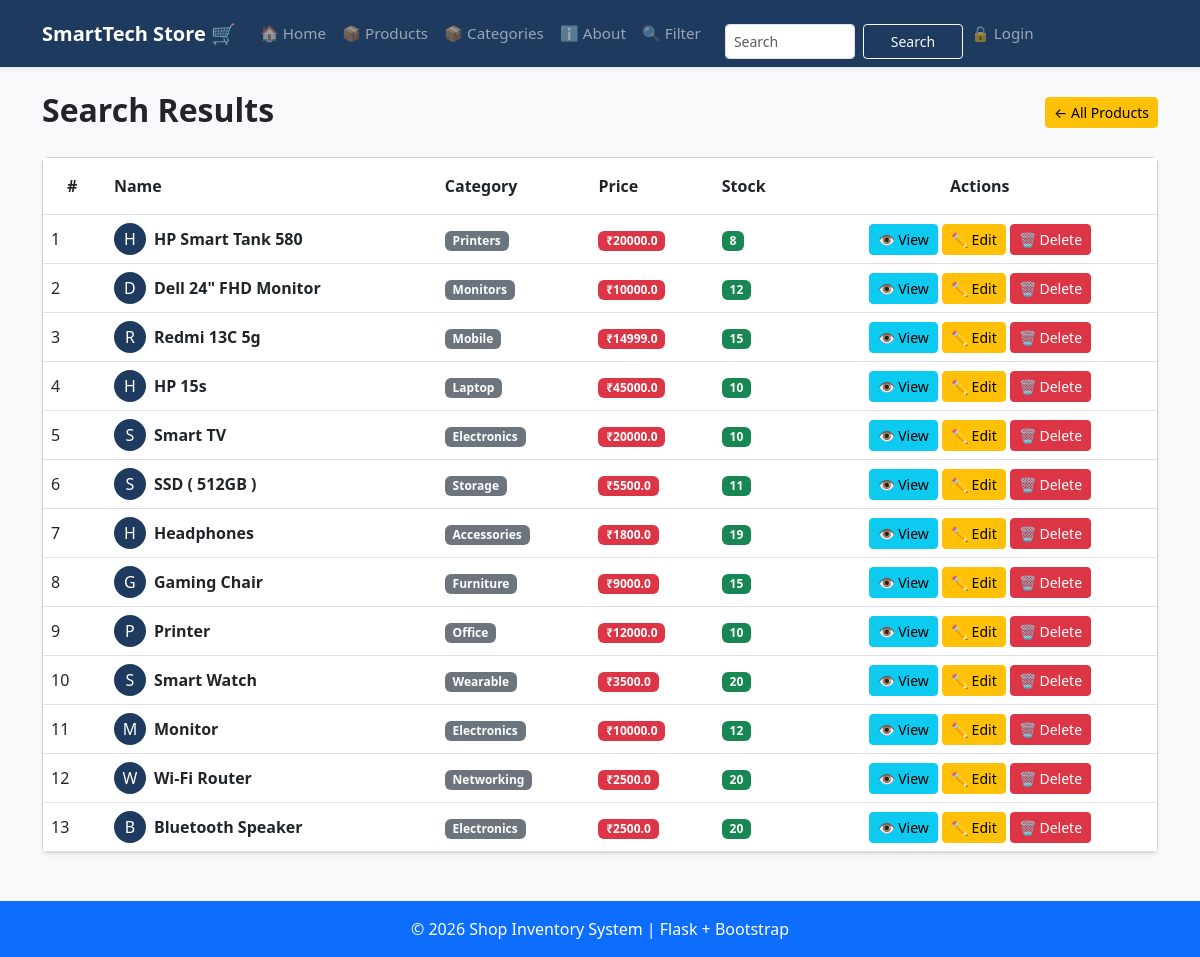
Screenshot of /search with the database file from the repository.
### tables this page shows
CREATE TABLE products (
                    id INTEGER PRIMARY KEY AUTOINCREMENT,
                    name TEXT NOT NULL,
                    category TEXT NOT NULL,
                    price REAL NOT NULL,
                    stock INTEGER NOT NULL
                 , photo TEXT DEFAULT 'default.jpg');

### app.py (the view)
@app.route("/search")
def search():
    q = request.args.get('q','')
    conn = get_db()
    if q:
        products = conn.execute('''SELECT * FROM products
                                WHERE name LIKE ?
                                OR category LIKE ?
                                OR price LIKE ?
                                OR stock LIKE ?''',
                                (f'%{q}%', f'%{q}%', f'%{q}%', f'%{q}%')).fetchall()
    else:
        products = conn.execute('SELECT * FROM products ORDER BY id DESC').fetchall()
    conn.close()
    return render_template("search.html", products=products, query=q)

### database.py (called while the page is built)
def get_db():
    conn = sqlite3.connect(DB_PATH)
    conn.row_factory = sqlite3.Row # To access columns by name
    return conn

### templates/search.html (shortened to what this page needs)
{% extends "base.html" %}
{% block content %}
<div class="d-flex justify-content-between align-items-center mb-4">
    <h2 class="fw-bold mb-1">Search Results</h2>
    <a href="{{ url_for('product') }}" class="btn btn-warning btn-sm">
        ← All Products
    </a>
</div>
{% if products %}
<div class="card shadow-sm">
    <div class="card-body p-0">
        <div class="table-responsive">
            <table class="table table-hover mb-0">
                <thead style="background-color:#1e3a5f; color:white;">
                    <tr>
                        <th class="py-3 ps-4">#</th>
                        <th class="py-3">Name</th>
                        <th class="py-3">Category</th>
                        <th class="py-3">Price</th>
                        <th class="py-3">Stock</th>
                        <th class="py-3 text-center">Actions</th>
                    </tr>
                </thead>
                <tbody>
                {% for product in products %}
                    <tr class="align-middle">
                        <td>{{ loop.index }}</td>
                        <td>
                            <div class="d-flex align-items-center">
                                <div
                                    class="rounded-circle d-flex justify-content-center align-items-center me-2"
                                    style="width:32px;height:32px;background:#1e3a5f;color:white;">
                                    {{ product['name'][0] }}
                                </div>
                                <strong>{{ product['name'] }}</strong>
                            </div>
                        </td>
                        <td>
                            <span class="badge bg-secondary">
                                {{ product['category'] }}
                            </span>
                        </td>
                        <td>
                            <span class="badge bg-danger">
                                ₹{{ product['price'] }}
                            </span>
                        </td>
                        <td>
                            <span class="badge bg-success">
                                {{ product['stock'] }}
                            </span>
                        </td>
                        <td class="text-center">
                            <a href="{{ url_for('product_detail', id=product['id']) }}"
                               class="btn btn-info btn-sm">
                                👁 View
                            </a>
                            <a href="{{ url_for('edit_product', id=product['id']) }}"
                               class="btn btn-warning btn-sm">
                                ✏ Edit
                            </a>
                            <a href="{{ url_for('delete_product', id=product['id']) }}"
                               class="btn btn-danger btn-sm"
                               onclick="return confirm('Are you sure you want to delete this product?');">
                                🗑 Delete
                            </a>
                        </td>
                    </tr>
                {% endfor %}
                </tbody>
            </table>
        </div>
    </div>
</div>
{% else %}
<div class="alert alert-warning text-center shadow-sm">
    <h5>No products found.</h5>
    <p class="mb-0">Try another product name or category.</p>
</div>
{% endif %}
{% endblock %}

### templates/base.html (shortened to what this page needs)
<!DOCTYPE html>
<html lang="en">
<head>
    <link href="https://cdn.jsdelivr.net/npm/bootstrap@5.3.0/dist/css/bootstrap.min.css"
          rel="stylesheet">
</head>
<body class="bg-light">
    <nav class="navbar navbar-expand-lg navbar-dark shadow-sm"
         style="background-color: #1e3a5f;">
        <div class="container">
            <a class="navbar-brand fw-bold fs-5 me-3" href="{{ url_for('home') }}">
                SmartTech Store 🛒
            </a>
            <div class="collapse navbar-collapse" id="mainNavbar">
                <ul class="navbar-nav me-auto align-items-lg-center">
                    <li class="nav-item">
                        <a class="nav-link px-2 py-1" href="{{ url_for('home') }}">
                            🏠 Home
                        </a>
                    </li>
                    <li class="nav-item">
                        <a class="nav-link px-2 py-1" href="{{ url_for('product') }}">
                            📦 Products
                        </a>
                    </li>
                    <li class="nav-item">
                        <a class="nav-link px-2 py-1" href="{{ url_for('categories') }}">
                            📦 Categories
                        </a>
                    </li>
                    <li class="nav-item">
                        <a class="nav-link px-2 py-1" href="{{ url_for('about') }}">
                            ℹ️ About
                        </a>
                    </li>
                <li class="nav-item">
                    <a class ="nav-link px-2 py-1" href="{{ url_for('filter_products') }}">
                        🔍 Filter
                    </a>
                </li>
                <li class="nav-item">
                <form class="d-flex ms-3 mt-3" action="{{ url_for('search') }}" method="GET">
                    <input class="form-control form-control-sm me-2" style="width:130px; height:35px" type="search" placeholder="Search" name="q">
                    <button class="btn btn-outline-light btn-sm" style="width:100px; height:35px" type="submit">Search</button>
                </form>
                </li>
                 {% if session.username %}
                <li class="nav-item">
                    <span class="nav-link px-2 py-1 text-white">👤 {{ session.username }}</span>
                    <a class="nav-link px-2 py-1" href="{{ url_for('logout') }}">
                        🔓 Logout
                    </a>
                </li>
                {% else %}
                    <li class="nav-item">
                        <a class="nav-link px-2 py-1" href="{{ url_for('login') }}">
                            🔒 Login
                        </a>
                    </li>
                {% endif %}
                </ul>
            </div>
        </div>
    </nav>
<div class="container mt-4 mb-5">
   {% block content %}
    {% endblock %}
</div>
<footer class="bg-primary text-white text-center py-3 mt-5">
    <p class="mb-0">
        © 2026 Shop Inventory System | Flask + Bootstrap
    </p>
</footer>
</body>
</html>

### templates/base.html (style rules this page uses)
.navbar { min-height: 60px; }
:root { --brand: #1e3a5f; }
.nav-link { font-size: 0.95rem; font-weight: 500; }

### rows the page displays
products: name "H", name "HP Smart Tank 580", category "Printers", price "20000.0", stock "8"
products: name "D", name "Dell 24\" FHD Monitor", category "Monitors", price "10000.0", stock "12"
products: name "R", name "Redmi 13C 5g", category "Mobile", price "14999.0", stock "15"
products: name "H", name "HP 15s", category "Laptop", price "45000.0", stock "10"
products: name "S", name "Smart TV", category "Electronics", price "20000.0", stock "10"
products: name "S", name "SSD ( 512GB )", category "Storage", price "5500.0", stock "11"
products: name "H", name "Headphones", category "Accessories", price "1800.0", stock "19"
products: name "G", name "Gaming Chair", category "Furniture", price "9000.0", stock "15"
products: name "P", name "Printer", category "Office", price "12000.0", stock "10"
products: name "S", name "Smart Watch", category "Wearable", price "3500.0", stock "20"
products: name "M", name "Monitor", category "Electronics", price "10000.0", stock "12"
products: name "W", name "Wi-Fi Router", category "Networking", price "2500.0", stock "20"
products: name "B", name "Bluetooth Speaker", category "Electronics", price "2500.0", stock "20"
